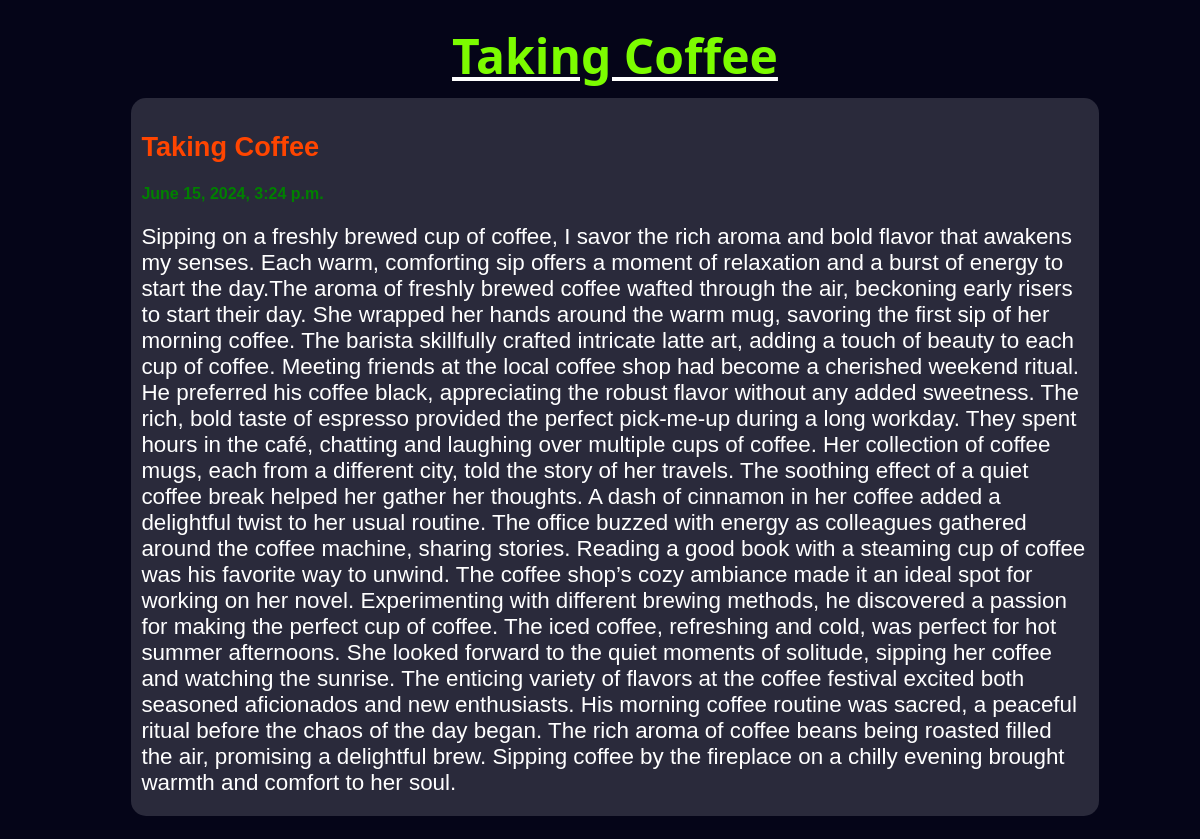
Screenshot of /post/3 with the database file from the repository.
### posts/models.py (models this page shows)
class Post(models.Model): #First database table
    title = models.CharField(max_length=255) #few xters
    body = models.CharField(max_length=10000000) #body contains a lot of characters
    date_created = models.DateTimeField(default=datetime.now, blank=True) #get current date

### posts/views.py (the view)
# urls.py: path('post/<str:pk>', views.post, name='post') # dynamic url when user clicks blog to display post/1
def post(request, pk):
    clicked_posts = Post.objects.get(id=pk) #get id of the clicked post and assign to pk
    return render(request, 'post.html', { 'clicked_posts' : clicked_posts })

### templates/post.html (shortened to what this page needs)
<!DOCTYPE html>
<html lang="en">
<head>
</head>
<body>
    <div class="wrapper">
        <div class="heading">
            <h1>{{clicked_posts.title}}</h1>
        </div>
            <div class="posts">
                <div class="post">
                    <h2>{{clicked_posts.title}}</h2>
                    <h4>{{clicked_posts.date_created}}</h4>
                    <p>{{clicked_posts.body}}</p>
                </div>
            </div>
    </div>
</body>
</html>

### templates/post.html (style rules this page uses)
body { background-color: rgb(5, 5, 24); color: white; }
.wrapper { width: 100%; display: flex; flex-direction: column; justify-content: center; padding: 15px; }
.heading { text-decoration: underline; width: 100%; text-align: center; }
.heading>h1 { width: fit-content; margin: auto; padding-bottom: 10px; font-size: 3em; color: lawngreen; font-family: "Segoe UI", Tahoma, Geneva, Verdana, sans-serif; }
h4 { color: green; }
.posts { display: flex; flex-direction: column; gap: 17px; align-items: center; font-family: Arial, Helvetica, sans-serif; }
.post { background-color: rgb(42, 42, 59); padding: 10px; border-radius: 15px; width: 80%; }
.post>h2 { color: orangered; font-size: 1.7em; }
@media (min-width: 600px) { .posts { flex-direction: row; flex-wrap: wrap; justify-content: space-around; } }
@media (min-width: 600px) { .posts p { margin: 10px 0; font-size: 1.3em; } }
@media (min-width: 900px) { .posts p { font-size: 1.4em; } }

### rows the page displays
Post: title "Taking Coffee", date_created "June 15, 2024, 3:24 p.m.", body "Sipping on a freshly brewed cup of coffee, I savor the rich aroma and bold flavor that awakens my senses. Each warm, comforting sip offers a moment of relaxation and a burst of energy to start the day.The aroma of freshly brewed coffee wafted through the air, beckoning early risers to start their day. She wrapped her hands around the warm mug, savoring the first sip of her morning coffee. The barista skillfully crafted intricate latte art, adding a touch of beauty to each cup of coffee. Meeting friends at the local coffee shop had become a cherished weekend ritual. He preferred his coffee black, appreciating the robust flavor without any added sweetness. The rich, bold taste of espresso…"
